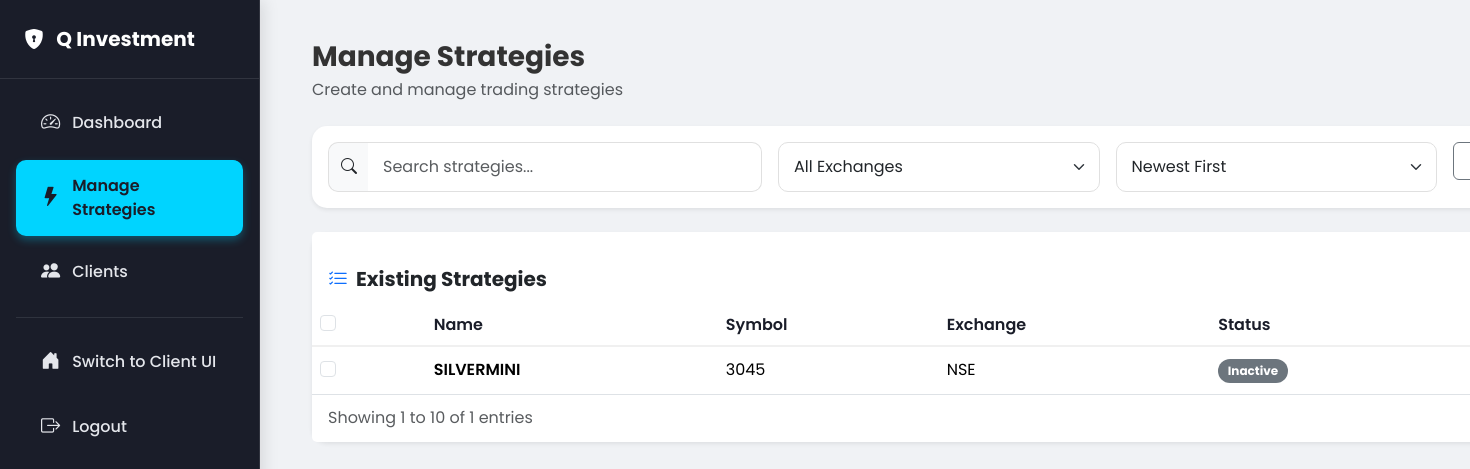
The page /adminpanel/strategies/ (signed in) on the database its author committed.
### backtest_runner/models.py (models this page shows, shortened)
class Strategy(models.Model):
    name = models.CharField(max_length=50, unique=True)          # SILVERMINI, GOLDMINI, NIFTY, BANKNIFTY
    exchange = models.CharField(max_length=10)                   # MCX, NSE
    symbol = models.CharField(max_length=20)                     # SILVERM, GOLDM, NIFTY, BANKNIFTY
    point_value = models.FloatField()
    ema_short = models.IntegerField()
    ema_long = models.IntegerField()
    fixed_sl_pct = models.FloatField()
    trail_sl_pct = models.FloatField()
    breakout_buffer = models.FloatField()
    margin_factor = models.FloatField(default=0.15)             # percentage of capital per lot

### adminpanel/views.py (the view)
# urls.py: path("strategies/", views.manage_strategies, name="manage_strategies"),
@admin_required
def manage_strategies(request):
    if request.method == "POST":
        form = StrategyForm(request.POST)
        if form.is_valid():
            form.save()
            messages.success(request, "Strategy added successfully!")
            return redirect("adminpanel:manage_strategies")
    else:
        form = StrategyForm()
    strategies = Strategy.objects.all()
    return render(request, "adminpanel/manage_strategies.html", {
        "form": form,
        "strategies": strategies
    })

### adminpanel/views.py (called while the page is built)
def admin_required(view):
    return user_passes_test(lambda u: u.is_superuser, login_url="accounts:login")(view)

### dashboard/context_processors.py (called while the page is built)
def trading_status(request):
    user = getattr(request, 'user', None)
    trading_enabled = False
    if user and user.is_authenticated:
        trading_enabled = getattr(user, 'trading_enabled', False)
    return {'trading_enabled': trading_enabled}

### adminpanel/templates/adminpanel/manage_strategies.html (shortened to what this page needs)
{% extends "adminpanel/base.html" %}
{% load static %}
{% block content %}
<div class="content-wrapper">
    <div class="container-fluid">
        <div class="d-flex justify-content-between align-items-center mb-4">
            <div>
                <h3 class="fw-bold mb-1">Manage Strategies</h3>
                <p class="text-muted mb-0">Create and manage trading strategies</p>
            </div>
        </div>
        <div class="card border-0 shadow-sm mb-4">
            <div class="card-body p-3">
                <div class="row g-3">
                    <div class="col-md-4">
                        <div class="input-group">
                            <span class="input-group-text"><i class="bi bi-search"></i></span>
                            <input type="text" class="form-control" id="searchInput" placeholder="Search strategies...">
                        </div>
                    </div>
                    <div class="col-md-3">
                        <select class="form-select" id="exchangeFilter">
                            <option value="">All Exchanges</option>
                        </select>
                    </div>
                    <div class="col-md-3">
                        <select class="form-select" id="sortBy">
                            <option value="newest">Newest First</option>
                        </select>
                    </div>
                    <div class="col-md-2">
                        <button type="button" class="btn btn-outline-secondary w-100" id="resetFilters">
                        </button>
                    </div>
                </div>
            </div>
        </div>
        <div class="card shadow-sm border-0">
            <div class="card-header bg-white border-0 pt-4 pb-0">
                <div class="d-flex justify-content-between align-items-center">
                    <h5 class="fw-bold mb-0">
                        <i class="bi bi-list-check me-2 text-primary"></i>Existing Strategies
                    </h5>
                </div>
            </div>
            <div class="card-body p-0">
                <div class="table-responsive">
                    <table class="table table-hover align-middle mb-0">
                        <thead>
                            <tr>
                                <th>
                                    <div class="form-check">
                                        <input class="form-check-input" type="checkbox" id="selectAll">
                                    </div>
                                </th>
                                <th>Name</th>
                                <th>Symbol</th>
                                <th>Exchange</th>
                                <th>Status</th>
                                <th class="text-end">Actions</th>
                            </tr>
                        </thead>
                        <tbody>
                            {% for s in strategies %}
                            <tr>
                                <td>
                                    <div class="form-check">
                                        <input class="form-check-input row-checkbox" type="checkbox" value="{{ s.id }}">
                                    </div>
                                </td>
                                <td class="fw-semibold">{{ s.name }}</td>
                                <td>{{ s.symbol }}</td>
                                <td>{{ s.exchange }}</td>
                                <td>
                                    {% if s.is_active %}
                                        <span class="badge bg-success rounded-pill">Active</span>
                                    {% else %}
                                        <span class="badge bg-secondary rounded-pill">Inactive</span>
                                    {% endif %}
                                </td>
                                <td class="text-end">
                                </td>
                            </tr>
                            {% endfor %}
                        </tbody>
                    </table>
                </div>
            </div>
            <div class="card-footer bg-white border-0 d-flex justify-content-between align-items-center">
                <div class="text-muted">
                    Showing <span id="showingStart">1</span> to <span id="showingEnd">10</span> of <span id="totalEntries">{{ strategies|length }}</span> entries
                </div>
            </div>
        </div>
    </div>
</div>
{% endblock %}

### adminpanel/templates/adminpanel/base.html (style rules this page uses)
:root { --sidebar-bg: #1a1d29; --sidebar-hover: #2d3142; --accent-color: #00d4ff; --text-primary: #e4e6eb; --text-secondary: #b0b3b8; --body-bg: #f0f2f5; --card-bg: #ffffff; }
body { background-color: var(--body-bg); font-family: 'Poppins', sans-serif; color: #333; }
.card { border: none; border-radius: 15px; box-shadow: 0 5px 15px rgba(0,0,0,0.08); transition: transform 0.3s ease, box-shadow 0.3s ease; }

### adminpanel/templates/adminpanel/manage_strategies.html (style rules this page uses)
.form-control, .form-select { border-radius: 10px; border: 1px solid #e0e0e0; padding: 12px 15px; transition: all 0.3s ease; }
.input-group-text { background-color: #f8f9fa; border-radius: 10px 0 0 10px; border: 1px solid #e0e0e0; border-right: none; }
.input-group .form-control { border-radius: 0 10px 10px 0; border-left: none; }
.table th { font-weight: 600; color: var(--sidebar-bg); border-bottom: 2px solid #f0f0f0; }
.table td { vertical-align: middle; }
.badge { font-size: 0.75rem; padding: 0.5em 0.8em; }

### rows shown on the page
Strategy: name "SILVERMINI", symbol "3045", exchange "NSE"

### other values the page prints
{{ strategies|length }} "1"
